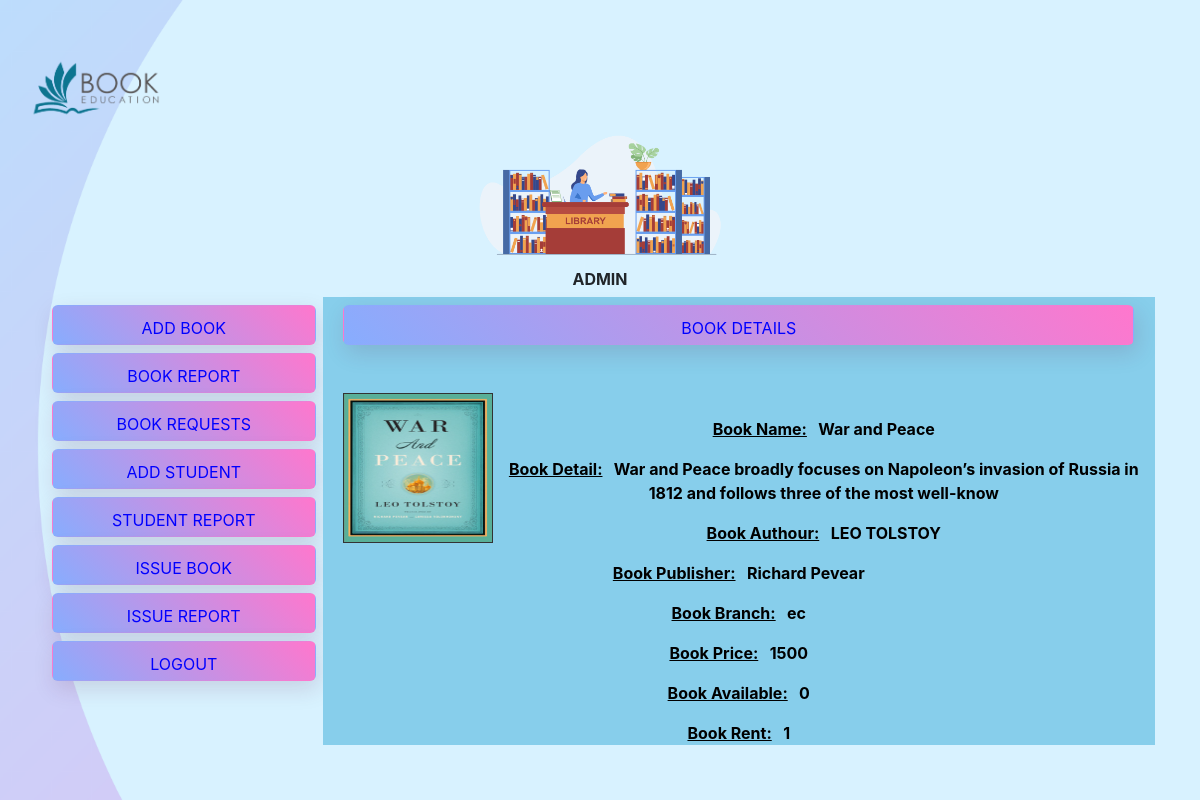
Page /Library/admin_service_dashboard.php?viewid=7 on the committed database.
### tables this page shows
CREATE TABLE IF NOT EXISTS `book` (
  `id` int NOT NULL AUTO_INCREMENT,
  `bookpic` varchar(25) NOT NULL,
  `bookname` varchar(25) NOT NULL,
  `bookdetail` varchar(110) NOT NULL,
  `bookaudor` varchar(25) NOT NULL,
  `bookpub` varchar(25) NOT NULL,
  `branch` varchar(110) NOT NULL,
  `bookprice` varchar(25) NOT NULL,
  `bookquantity` varchar(25) NOT NULL,
  `bookava` int NOT NULL,
  `bookrent` int NOT NULL,
  PRIMARY KEY (`id`)
);

### Library/db.php (called while the page is built, shortened)
<?php
    class db{
        function setconnection(){
            try{
                $this->connection=new PDO("mysql:host=localhost; dbname=library_managment","root","");
            }catch(PDOException $e){
                echo "Error";
            }
        }
    }
?>

### Library/data_class.php (called while the page is built, shortened)
<?php
    include("db.php");
    class data extends db {
        function getbookdetail($id){
            $q="SELECT * FROM book where id ='$id'";
            $data=$this->connection->query($q);
            return $data;
        }
    }
?>

### Library/admin_service_dashboard.php (the view, shortened to what this page needs)
<!DOCTYPE html>
<html>
    <head>
        <link href="//maxcdn.bootstrapcdn.com/bootstrap/4.1.1/css/bootstrap.min.css" rel="stylesheet" id="bootstrap-css">
    </head>
    <body>
        <?php
            include("data_class.php");
        ?>
        <div class="shape">
            <div class="navbar">
                <img src="images/Mainlogo.png" class="logo">
            </div>
            <div class="container" >
                <div class="row"><img class="imglogo" src="images/headpic.png" weight="100" height="150"/></div>
                <div class="innerdiv">
                    <h6><b>ADMIN</b></h6>
                    <div class="leftinnerdiv">
                        <Button class="btn" onclick="openpart('addbook')" >ADD BOOK</Button>
                        <Button class="btn" onclick="openpart('bookreport')" > BOOK REPORT</Button>
                        <Button class="btn" onclick="openpart('bookrequestapprove')"> BOOK REQUESTS</Button>
                        <Button class="btn" onclick="openpart('addperson')"> ADD STUDENT</Button>
                        <Button class="btn" onclick="openpart('studentrecord')"> STUDENT REPORT</Button>
                        <Button class="btn"  onclick="openpart('issuebook')"> ISSUE BOOK</Button>
                        <Button class="btn" onclick="openpart('issuebookreport')"> ISSUE REPORT</Button>
                        <a href="Login.php"><Button class="btn" > LOGOUT</Button></a>
                    </div>
                    <div class="rightinnerdiv">
                        <div id="bookdetail" class="innerright portion" style="<?php  if(!empty($_REQUEST['viewid'])){ $viewid=$_REQUEST['viewid'];} else {echo "display:none"; }?>">
                        <Button class="btn" >BOOK DETAILS</Button></br>
                        <?php
                            $u=new data;
                            $u->setconnection();
                            $u->getbookdetail($viewid);
                            $recordset=$u->getbookdetail($viewid);
                            foreach($recordset as $row)
                            {
                                $bookimg= $row[1];
                                $bookname= $row[2];
                                $bookdetail= $row[3];
                                $bookauthour= $row[4];
                                $bookpub= $row[5];
                                $branch= $row[6];
                                $bookprice= $row[7];
                                $bookava= $row[9];
                                $bookrent= $row[10];
                            }
                        ?>
                        <img width='150px' height='150px' style='border:1px solid #333333; float:left;margin-left:20px' src="uploads/<?php echo $bookimg?> "/></br>
                        <p style="color:black"><u>Book Name:</u> &nbsp&nbsp<?php echo $bookname ?></p>
                        <p style="color:black"><u>Book Detail:</u> &nbsp&nbsp<?php echo $bookdetail ?></p>
                        <p style="color:black"><u>Book Authour:</u> &nbsp&nbsp<?php echo $bookauthour ?></p>
                        <p style="color:black"><u>Book Publisher:</u> &nbsp&nbsp<?php echo $bookpub ?></p>
                        <p style="color:black"><u>Book Branch:</u> &nbsp&nbsp<?php echo $branch ?></p>
                        <p style="color:black"><u>Book Price:</u> &nbsp&nbsp<?php echo $bookprice ?></p>
                        <p style="color:black"><u>Book Available:</u> &nbsp&nbsp<?php echo $bookava ?></p>
                        <p style="color:black"><u>Book Rent:</u> &nbsp&nbsp<?php echo $bookrent ?></p>
                        </div>
                    </div>
                </div>
            </div>
        </div>
    </body>
</html>

### Library/admin_service_dashboard.php (style rules this page uses)
.innerright,label { color: blue; font-weight:bold; }
.shape { height: 100vh; width: 100%; background-image: url(images/background.png); background-position: center; background-size: cover; padding-left: 5; padding-right: 5; box-sizing: border-box; position: fixed; }
.container, .row, .imglogo { margin: auto; }
.innerdiv { text-align: center; margin: auto; }
.leftinnerdiv { float: left; width: 25%; }
.rightinnerdiv { float: right; width: 75%; }
.innerright { background-color:skyblue; }
td, a { color:blue; }
.logo { width: 160px; cursor: pointer; }
.navbar { width: 100% ; height: 15vh; margin: auto; display: flex; align-items: center; }
.btn { display: inline-block; background: linear-gradient(45deg, #87adfe, #ff77cd); border-radius: 6px; padding: 10px 20px; box-sizing: border-box; text-decoration: none; color: #fff; box-shadow: 3px 8px 22px rgba(94,28,68,0.15); background-color: skyblue;; color:blue; width: 95%; height: 40px; margin-top: 8px; }

### rows in the picture
book: bookpic (picture), bookname "War and Peace", bookdetail "War and Peace broadly focuses on Napoleon’s invasion of Russia in 1812 and follows three of the most well-know", bookaudor "LEO TOLSTOY", bookpub "Richard Pevear", branch "ec", bookprice "1500", bookava "0", bookrent "1"
